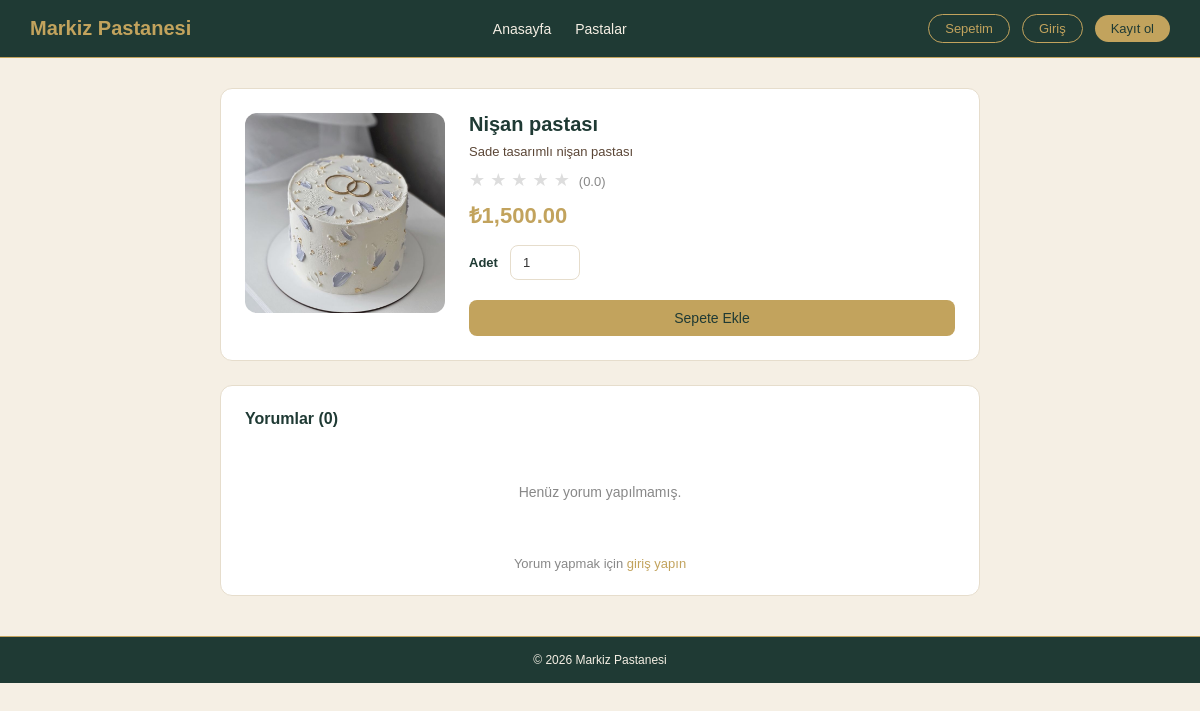
Page /urun_detay.php?id=18 on the committed database.
### tables this page shows
CREATE TABLE `pasta` (
  `Pasta_id` int NOT NULL AUTO_INCREMENT,
  `Kategori_id` int NOT NULL,
  `PastaAdi` varchar(100) NOT NULL,
  `Aciklama` varchar(255) DEFAULT NULL,
  `Fiyat` decimal(10,2) NOT NULL,
  `MevcutMu` tinyint(1) NOT NULL DEFAULT '1',
  `Stok` int NOT NULL DEFAULT '10',
  `Resim` varchar(255) DEFAULT 'default.jpg',
  PRIMARY KEY (`Pasta_id`),
  KEY `Kategori_id` (`Kategori_id`),
  CONSTRAINT `pasta_ibfk_1` FOREIGN KEY (`Kategori_id`) REFERENCES `kategori` (`Kategori_id`) ON DELETE CASCADE ON UPDATE CASCADE,
  CONSTRAINT `pasta_chk_1` CHECK ((`Fiyat` > 0)),
  CONSTRAINT `pasta_chk_2` CHECK ((`Stok` >= 0))
);

### dal/pasta_dal.php (called while the page is built, shortened)
<?php
require_once __DIR__ . '/../dal/db.php';
function pasta_getir_Id($pasta_id) {
    global $pdo;
    $stmt = $pdo->prepare("CALL PastaGetirById(?)");
    $stmt->execute([$pasta_id]);
    return $stmt->fetch(PDO::FETCH_ASSOC);
}
function pastaya_gore_yorumlari_listele($pasta_id) {
    global $pdo;
    $stmt = $pdo->prepare("CALL YorumListeleByPasta(?)");
    $stmt->execute([$pasta_id]);
    return $stmt->fetchAll(PDO::FETCH_ASSOC);
}
function ortalama_puan_hesapla($pasta_id) {
    global $pdo;
    $stmt = $pdo->prepare("SELECT OrtalamaPuanHesapla(?) AS ortalama");
    $stmt->execute([$pasta_id]);
    return $stmt->fetch(PDO::FETCH_ASSOC)['ortalama'];
}
?>

### bl/pasta_bl.php (called while the page is built, shortened)
<?php
require_once __DIR__ . '/../dal/pasta_dal.php';
function pasta_detay_getir($pasta_id) {
    return pasta_getir_Id($pasta_id);
}
function yorumlari_getir($pasta_id) {
    return pastaya_gore_yorumlari_listele($pasta_id);
}
function ortalama_puan_getir($pasta_id) {
    return ortalama_puan_hesapla($pasta_id);
}
?>

### urun_detay.php (the view, shortened to what this page needs)
<?php
require_once 'bl/pasta_bl.php';
$pasta_id = (int)$_GET['id'];
$pasta = pasta_detay_getir($pasta_id);
$yorumlar = yorumlari_getir($pasta_id);
$ortalama = ortalama_puan_getir($pasta_id);
?>
<!DOCTYPE html>
<html lang="tr">
<head>
    <link rel="stylesheet" href="css/style.css">
</head>
<body>
<nav class="navbar">
    <div class="logo">Markiz<span> Pastanesi</span></div>
    <ul class="nav-links">
        <li><a href="index.php">Anasayfa</a></li>
        <li><a href="urunler.php">Pastalar</a></li>
    </ul>
    <div class="nav-actions">
        <a href="sepet.php" class="btn-outline">
            Sepetim
        </a>
        <?php if(isset($_SESSION['musteri'])): ?>
            <a href="siparislerim.php">Siparişlerim</a>
            <a href="cikis.php" class="btn-outline">Çıkış</a>
        <?php else: ?>
            <a href="giris.php" class="btn-outline">Giriş</a>
            <a href="kayit.php" class="btn-fill">Kayıt ol</a>
        <?php endif; ?>
    </div>
</nav>
<div class="detay-wrapper">
    <div class="detay-kart" style="display:flex; gap:24px; align-items:flex-start;">
    <div style="flex-shrink:0;">
        <?php if(!empty($pasta['Resim']) && $pasta['Resim'] !== 'default.jpg'): ?>
            <img src="img/<?= htmlspecialchars($pasta['Resim']) ?>"
                 width="200"
                 height="200"
                 style="object-fit:cover; border-radius:12px;"
                 alt="<?= htmlspecialchars($pasta['PastaAdi']) ?>">
        <?php else: ?>
            <div style="width:200px; height:200px; background:#fbeaf0; border-radius:12px; display:flex; align-items:center; justify-content:center; font-size:52px;">🎂</div>
        <?php endif; ?>
    </div>
        <div class="detay-bilgi">
            <h1><?= htmlspecialchars($pasta['PastaAdi']) ?></h1>
            <p class="detay-aciklama"><?= htmlspecialchars($pasta['Aciklama']) ?></p>
            <div class="detay-puan">
                <?php for($i = 1; $i <= 5; $i++): ?>
                    <span style="color: <?= $i <= $ortalama ? '#ef9f27' : '#ddd' ?>">★</span>
                <?php endfor; ?>
                <span class="puan-sayi">(<?= number_format($ortalama, 1) ?>)</span>
            </div>
            <div class="detay-fiyat">₺<?= number_format($pasta['Fiyat'], 2) ?></div>
            <form method="POST" action="urun_detay.php?id=<?= $pasta_id ?>">
                <div class="form-grup adet-grup">
                    <label>Adet</label>
                    <input type="number" name="adet" value="1" min="1" max="10">
                </div>
                <button type="submit" name="sepete_ekle" class="btn-fill gonder-btn">
                   Sepete Ekle
                </button>
            </form>
        </div>
    </div>
    <div class="yorumlar-bolum">
        <h2>Yorumlar (<?= count($yorumlar) ?>)</h2>
        <?php if(empty($yorumlar)): ?>
            <p class="bos-mesaj">Henüz yorum yapılmamış.</p>
        <?php endif; ?>
        <?php if(isset($_SESSION['musteri'])): ?>
        <div class="yorum-form-bolum">
            <h3>Yorum Yap</h3>
            <form method="POST" action="urun_detay.php?id=<?= $pasta_id ?>">
                <div class="form-grup">
                    <label>Puanınız</label>
                    <select name="puan" required>
                        <option value="5">★★★★★ (5)</option>
                        <option value="4">★★★★☆ (4)</option>
                        <option value="3">★★★☆☆ (3)</option>
                        <option value="2">★★☆☆☆ (2)</option>
                        <option value="1">★☆☆☆☆ (1)</option>
                    </select>
                </div>
                <div class="form-grup">
                    <label>Yorumunuz</label>
                    <textarea name="yorum_metni" rows="3" placeholder="Deneyiminizi paylaşın..." required></textarea>
                </div>
                <button type="submit" name="yorum_gonder" class="btn-fill">Yorum Gönder</button>
            </form>
        </div>
        <?php else: ?>
            <p class="auth-link">Yorum yapmak için <a href="giris.php">giriş yapın</a></p>
        <?php endif; ?>
    </div>
</div>
<footer class="footer">
    <p>© 2026 Markiz Pastanesi</p>
</footer>
</body>
</html>

### css/style.css (style rules this page uses)
* { margin: 0; padding: 0; box-sizing: border-box; font-family: Arial, sans-serif; }
body { background-color: #F5EFE4; color: #333; }
.navbar { background-color: #1F3A34; border-bottom: 1px solid #C2A35D; padding: 0 30px; height: 58px; display: flex; align-items: center; justify-content: space-between; }
.logo { font-size: 20px; font-weight: bold; color: #C2A35D; }
.logo span { color: #C2A35D; }
.nav-links { list-style: none; display: flex; gap: 24px; }
.nav-links a { text-decoration: none; color: #F5EFE4; font-size: 14px; }
.nav-actions { display: flex; align-items: center; gap: 12px; }
.btn-outline { border: 1px solid #C2A35D; color: #C2A35D; background: transparent; padding: 6px 16px; border-radius: 20px; font-size: 13px; text-decoration: none; cursor: pointer; }
.btn-fill { background: #C2A35D; color: #1F3A34; border: none; padding: 6px 16px; border-radius: 20px; font-size: 13px; text-decoration: none; cursor: pointer; display: inline-block; }
.footer { background: #1F3A34; border-top: 1px solid #C2A35D; padding: 16px 30px; text-align: center; font-size: 12px; color: #F5EFE4; margin-top: 40px; }
.bos-mesaj { text-align: center; color: #888; font-size: 14px; padding: 40px; }
.form-grup { margin-bottom: 16px; }
.form-grup label { display: block; font-size: 13px; font-weight: bold; color: #1F3A34; margin-bottom: 6px; }
.form-grup input, .form-grup select, .form-grup textarea { width: 100%; padding: 9px 12px; border: 1px solid #E6DDCC; border-radius: 8px; font-size: 13px; color: #333; outline: none; }
.gonder-btn { width: 100%; padding: 10px; font-size: 14px; border-radius: 8px; margin-top: 8px; }
.auth-link { text-align: center; font-size: 13px; color: #888; margin-top: 16px; }
.auth-link a { color: #C2A35D; text-decoration: none; }
.detay-wrapper { max-width: 800px; margin: 30px auto; padding: 0 20px; }
.detay-bilgi { flex: 1; }
.detay-bilgi h1 { font-size: 20px; color: #1F3A34; margin-bottom: 8px; }
.detay-aciklama { font-size: 13px; color: #5B4636; margin-bottom: 10px; }
.detay-puan { font-size: 18px; margin-bottom: 8px; }
.detay-kart { background: white; border: 1px solid #E6DDCC; border-radius: 12px; padding: 24px; display: flex; gap: 24px; margin-bottom: 24px; }
.puan-sayi { font-size: 13px; color: #888; margin-left: 4px; }
.detay-fiyat { font-size: 22px; font-weight: bold; color: #C2A35D; margin-bottom: 16px; }
.adet-grup { display: flex; align-items: center; gap: 12px; margin-bottom: 12px; }
.adet-grup label { margin-bottom: 0; white-space: nowrap; }
.adet-grup input { width: 70px; }
.yorumlar-bolum { background: white; border: 1px solid #E6DDCC; border-radius: 12px; padding: 24px; }
.yorumlar-bolum h2 { font-size: 16px; color: #1F3A34; margin-bottom: 16px; }

### rows in the picture
pasta: Resim (picture), PastaAdi "Nişan pastası", Aciklama "Sade tasarımlı nişan pastası", Fiyat "1,500.00"

### other values in the picture
$ortalama "0.0"
count($yorumlar) "0"
